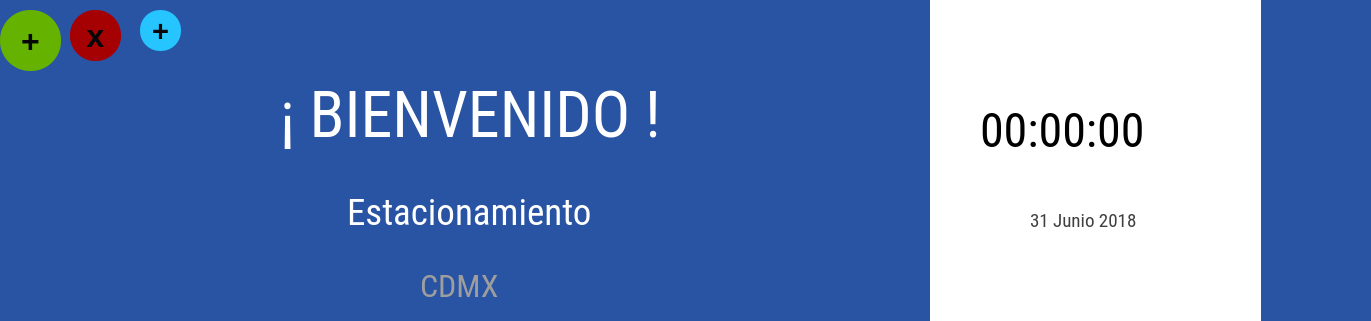
  <widget class="QStackedWidget" name="stackedWidget_2">
   <property name="geometry">
    <rect>
     <x>0</x>
     <y>-11</y>
     <width>1371</width>
     <height>321</height>
    </rect>
   </property>
   <property name="styleSheet">
    <string notr="true">background-color:rgb(218, 218, 218);
background-color:rgb(38, 197, 255);
background-color:rgb(41, 83, 163);

</string>
   </property>
   <property name="currentIndex">
    <number>1</number>
   </property>
   <widget class="QWidget" name="page_9"/>
   <widget class="QWidget" name="page_10">
    <widget class="QWidget" name="layoutWidget_2">
     <property name="geometry">
      <rect>
       <x>210</x>
       <y>260</y>
       <width>511</width>
       <height>51</height>
      </rect>
     </property>
     <layout class="QGridLayout" name="gridLayout_3">
      <item row="0" column="3">
       <widget class="QLabel" name="label_4">
        <property name="text">
         <string/>
        </property>
       </widget>
      </item>
      <item row="0" column="0">
       <spacer name="horizontalSpacer_5">
        <property name="orientation">
         <enum>Qt::Horizontal</enum>
        </property>
        <property name="sizeHint" stdset="0">
         <size>
          <width>40</width>
          <height>20</height>
         </size>
        </property>
       </spacer>
      </item>
      <item row="0" column="1">
       <widget class="QLabel" name="nomLoc">
        <property name="font">
         <font>
          <family>Roboto Condensed</family>
          <pointsize>24</pointsize>
          <weight>50</weight>
          <italic>false</italic>
          <bold>false</bold>
         </font>
        </property>
        <property name="styleSheet">
         <string notr="true">background-color:transparent;
color:rgb(158, 158, 158)</string>
        </property>
        <property name="text">
         <string>CDMX</string>
        </property>
       </widget>
      </item>
      <item row="0" column="2">
       <spacer name="horizontalSpacer_6">
        <property name="orientation">
         <enum>Qt::Horizontal</enum>
        </property>
        <property name="sizeHint" stdset="0">
         <size>
          <width>40</width>
          <height>20</height>
         </size>
        </property>
       </spacer>
      </item>
     </layout>
    </widget>
    <widget class="QWidget" name="layoutWidget_3">
     <property name="geometry">
      <rect>
       <x>200</x>
       <y>180</y>
       <width>551</width>
       <height>65</height>
      </rect>
     </property>
     <layout class="QGridLayout" name="gridLayout_4">
      <item row="0" column="3">
       <widget class="QLabel" name="label_5">
        <property name="text">
         <string/>
        </property>
       </widget>
      </item>
      <item row="0" column="0">
       <spacer name="horizontalSpacer_7">
        <property name="orientation">
         <enum>Qt::Horizontal</enum>
        </property>
        <property name="sizeHint" stdset="0">
         <size>
          <width>40</width>
          <height>20</height>
         </size>
        </property>
       </spacer>
      </item>
      <item row="0" column="1">
       <widget class="QLabel" name="nomPlaza">
        <property name="font">
         <font>
          <family>Roboto Condensed</family>
          <pointsize>28</pointsize>
          <weight>50</weight>
          <italic>false</italic>
          <bold>false</bold>
         </font>
        </property>
        <property name="styleSheet">
         <string notr="true">background-color:transparent;
color:rgb(0, 0, 0);
color:rgb(255, 255, 255)</string>
        </property>
        <property name="text">
         <string>Estacionamiento</string>
        </property>
       </widget>
      </item>
      <item row="0" column="2">
       <spacer name="horizontalSpacer_8">
        <property name="orientation">
         <enum>Qt::Horizontal</enum>
        </property>
        <property name="sizeHint" stdset="0">
         <size>
          <width>40</width>
          <height>20</height>
         </size>
        </property>
       </spacer>
      </item>
     </layout>
    </widget>
    <widget class="QLabel" name="label_14">
     <property name="geometry">
      <rect>
       <x>160</x>
       <y>70</y>
       <width>621</width>
       <height>91</height>
      </rect>
     </property>
     <property name="font">
      <font>
       <family>Roboto Condensed</family>
       <pointsize>48</pointsize>
       <weight>50</weight>
       <italic>false</italic>
       <bold>false</bold>
      </font>
     </property>
     <property name="styleSheet">
      <string notr="true">color:rgb(0, 0, 0);
color:rgb(255, 255, 255)</string>
     </property>
     <property name="text">
      <string>&lt;html&gt;&lt;head/&gt;&lt;body&gt;&lt;p align=&quot;center&quot;&gt;¡ BIENVENIDO !&lt;/p&gt;&lt;/body&gt;&lt;/html&gt;</string>
     </property>
    </widget>
    <widget class="QPushButton" name="pushButton">
     <property name="geometry">
      <rect>
       <x>140</x>
       <y>10</y>
       <width>41</width>
       <height>41</height>
      </rect>
     </property>
     <property name="font">
      <font>
       <pointsize>22</pointsize>
       <weight>75</weight>
       <italic>false</italic>
       <bold>true</bold>
      </font>
     </property>
     <property name="styleSheet">
      <string notr="true">background-color:rgb(38, 197, 255);
color:rgb(7, 7, 7);
border-radius:20%</string>
     </property>
     <property name="text">
      <string>+</string>
     </property>
    </widget>
    <widget class="QPushButton" name="pushButton_2">
     <property name="geometry">
      <rect>
       <x>70</x>
       <y>10</y>
       <width>51</width>
       <height>51</height>
      </rect>
     </property>
     <property name="font">
      <font>
       <pointsize>24</pointsize>
       <weight>75</weight>
       <italic>false</italic>
       <bold>true</bold>
      </font>
     </property>
     <property name="styleSheet">
      <string notr="true">background-color:rgb(165, 0, 2);
color:rgb(7, 7, 7);
border-radius:25%</string>
     </property>
     <property name="text">
      <string>x</string>
     </property>
    </widget>
    <widget class="QPushButton" name="F3">
     <property name="geometry">
      <rect>
       <x>0</x>
       <y>10</y>
       <width>61</width>
       <height>61</height>
      </rect>
     </property>
     <property name="font">
      <font>
       <pointsize>24</pointsize>
       <weight>75</weight>
       <bold>true</bold>
      </font>
     </property>
     <property name="styleSheet">
      <string notr="true">background-color:rgb(101, 179, 0);
color:rgb(7, 7, 7);
border-radius:30%</string>
     </property>
     <property name="text">
      <string>+</string>
     </property>
    </widget>
    <widget class="QPushButton" name="bpanelconf_3">
     <property name="geometry">
      <rect>
       <x>930</x>
       <y>-250</y>
       <width>331</width>
       <height>871</height>
      </rect>
     </property>
     <property name="font">
      <font>
       <family>FreeMono</family>
       <pointsize>28</pointsize>
       <weight>75</weight>
       <italic>false</italic>
       <bold>true</bold>
      </font>
     </property>
     <property name="styleSheet">
      <string notr="true">background-color:rgb(255, 255, 255);
color:rgb(7, 7, 7);
border-radius:150%</string>
     </property>
     <property name="text">
      <string/>
     </property>
     <property name="iconSize">
      <size>
       <width>128</width>
       <height>128</height>
      </size>
     </property>
    </widget>
    <widget class="QLabel" name="label_7">
     <property name="geometry">
      <rect>
       <x>1030</x>
       <y>200</y>
       <width>201</width>
       <height>41</height>
      </rect>
     </property>
     <property name="font">
      <font>
       <family>Roboto Condensed</family>
       <pointsize>14</pointsize>
       <weight>50</weight>
       <italic>false</italic>
       <bold>false</bold>
      </font>
     </property>
     <property name="styleSheet">
      <string notr="true">color:rgb(63, 63, 63);
background-color:white;</string>
     </property>
     <property name="text">
      <string>31 Junio 2018</string>
     </property>
    </widget>
    <widget class="QLabel" name="label">
     <property name="geometry">
      <rect>
       <x>980</x>
       <y>70</y>
       <width>281</width>
       <height>121</height>
      </rect>
     </property>
     <property name="font">
      <font>
       <family>Roboto Condensed</family>
       <pointsize>36</pointsize>
       <weight>50</weight>
       <italic>false</italic>
       <bold>false</bold>
      </font>
     </property>
     <property name="styleSheet">
      <string notr="true">color:rgb(0, 0, 0);
background-color:white;</string>
     </property>
     <property name="text">
      <string>00:00:00</string>
     </property>
    </widget>
   </widget>
  </widget>
